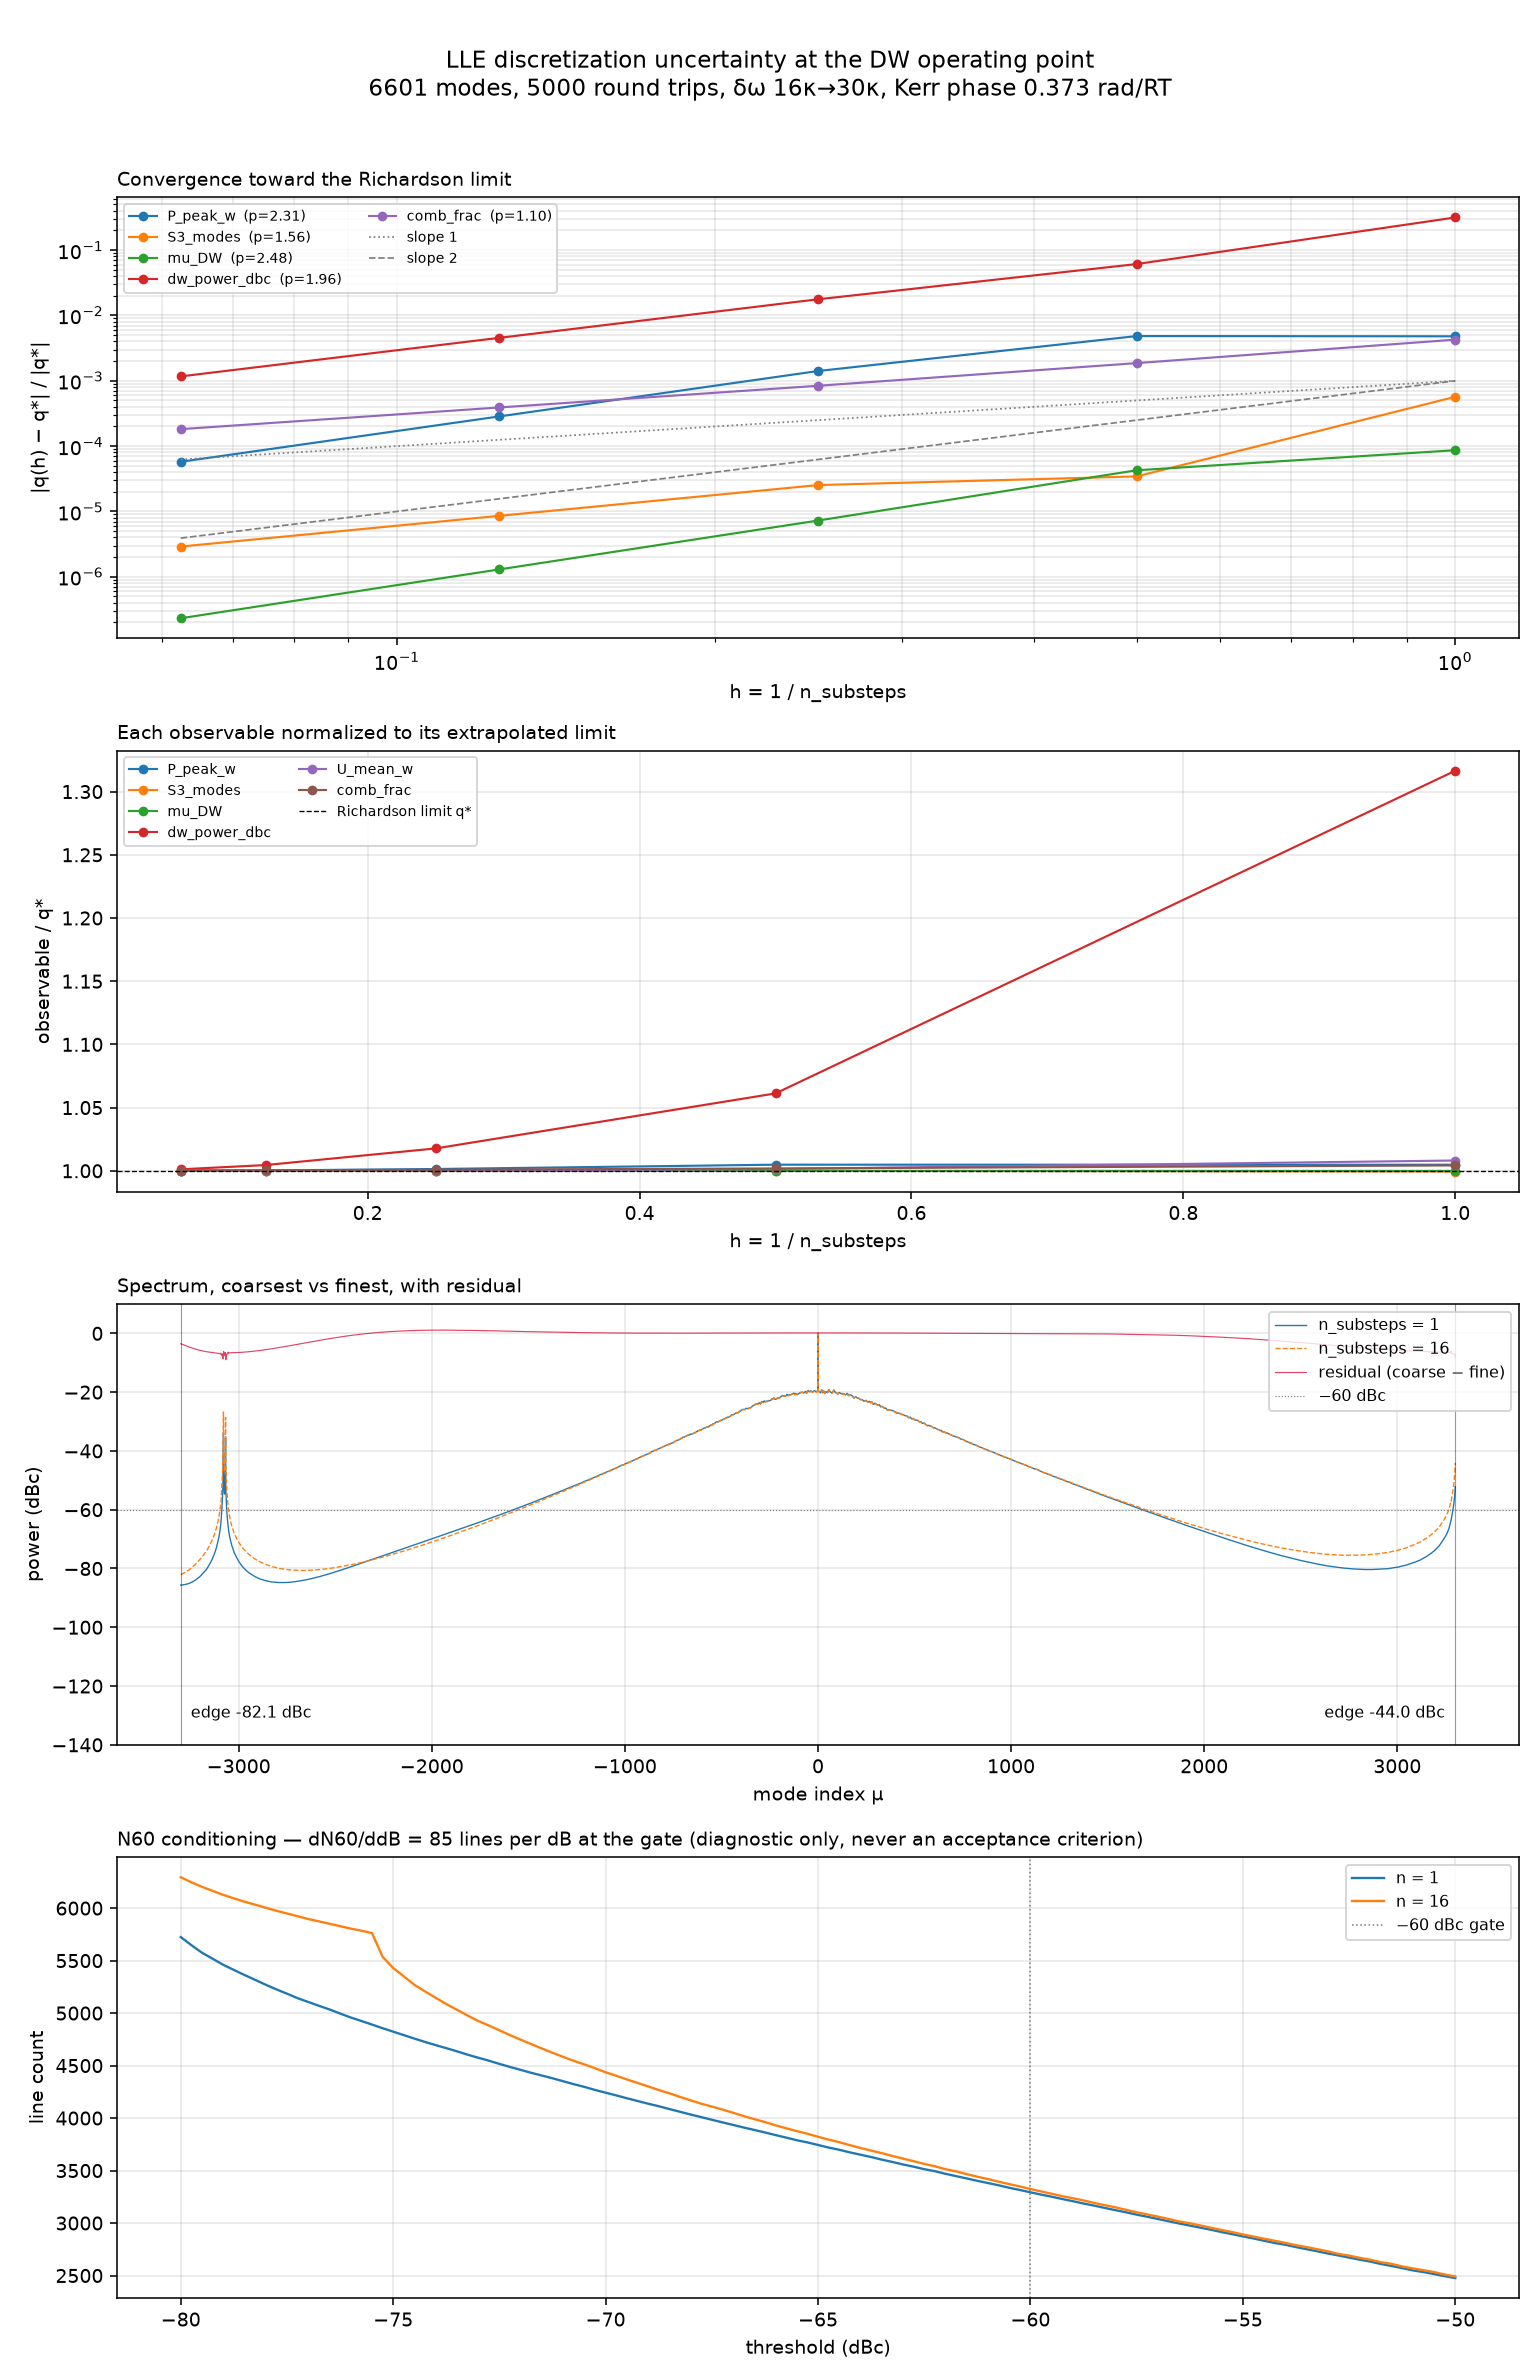

Python code for this plot:
"""Figure for the LLE discretization-uncertainty study.

Reads ``validation/results/convergence_lle_dw30k.{json,npz}`` and renders four
panels; run after ``python -m validation.convergence_lle``.

  1. |q(h) - q*| vs h, log-log, per observable, with reference slopes 1 and 2.
  2. Each observable against 1/n_substeps, with its Richardson limit as an hline.
  3. Spectra at the coarsest and finest level, their dB residual, the -60 dBc
     line and the grid edges.
  4. N60 against its threshold from -50 to -80 dBc, which displays the metric's
     conditioning directly (a steep curve means the count is set by where a flat
     wing crosses an arbitrary line).
"""

from __future__ import annotations

import json
import math
from pathlib import Path

import matplotlib

matplotlib.use("Agg")
import matplotlib.pyplot as plt  # noqa: E402
import numpy as np  # noqa: E402

REPO_ROOT = Path(__file__).resolve().parents[2]
RESULTS = REPO_ROOT / "validation" / "results"
JSON_PATH = RESULTS / "convergence_lle_dw30k.json"
NPZ_PATH = RESULTS / "convergence_lle_dw30k_fields.npz"
OUT_PATH = Path(__file__).resolve().parent / "fig_convergence_lle.png"

# Observables worth plotting on the convergence panels: normalized quantities
# only, so several can share an axis.
PLOT_OBS = ("P_peak_w", "S3_modes", "mu_DW", "dw_power_dbc", "U_mean_w", "comb_frac")


def _spectrum_dbc(field):
    p = np.abs(np.fft.fftshift(np.fft.fft(field)) / field.size) ** 2
    return 10.0 * np.log10(np.maximum(p, 1e-300) / p.max())


def main() -> int:
    """Render the discretization-uncertainty figure from the committed artifacts.

    Returns
    -------
    int
        The process exit status: 0 on success.

    Raises
    ------
    FileNotFoundError
        If ``validation/results/convergence_lle_dw30k.json`` or its fields
        archive is absent -- the study must have been run first.
    KeyError
        If the artifact predates a field the figure plots.
    OSError
        If the output image cannot be written.
    ImportError
        If matplotlib is unavailable.

    Notes
    -----
    Reads the COMMITTED artifacts rather than re-running the study: the ladders
    take a long time, and the figure's job is to display the frozen result, not
    to reproduce it.

    No ``Examples`` section: it reads committed artifacts and writes a file.
    """
    data = json.loads(JSON_PATH.read_text())
    npz = np.load(NPZ_PATH)
    mu = npz["mu"]
    conv = data["convergence"]
    levels = [lv for lv in data["levels"] if lv["status"] == "OK"]
    n_subs = [lv["n_substeps"] for lv in levels]

    fig, ax = plt.subplots(4, 1, figsize=(11, 17))
    op = data["operating_point"]
    fig.suptitle(
        "LLE discretization uncertainty at the DW operating point\n"
        f"{op['n_modes']} modes, {op['n_roundtrips']} round trips, "
        f"δω {op['dw_start_over_kappa']:g}κ→{op['dw_end_over_kappa']:g}κ, "
        f"Kerr phase {op['kerr_phase_per_roundtrip_rad']:.3f} rad/RT",
        fontsize=12)

    # -- panel 1: error against the Richardson limit, log-log ----------------
    for key in PLOT_OBS:
        c = conv.get(key, {})
        q = c.get("extrapolated")
        if q is None or not c.get("levels"):
            continue
        hs = np.asarray(c["h"], float)
        errs = np.abs(np.asarray(c["levels"], float) - q) / max(abs(q), 1e-300)
        m = errs > 0
        if m.sum() >= 2:
            ax[0].loglog(hs[m], errs[m], "o-", lw=1.1, ms=4,
                         label=f"{key}  (p={c['observed_order']:.2f})")
    hh = np.array([min(1.0 / max(n_subs), 0.5), 1.0])
    for slope, style in ((1, ":"), (2, "--")):
        ax[0].loglog(hh, 1e-3 * (hh / hh[-1]) ** slope, style, color="grey", lw=0.9,
                     label=f"slope {slope}")
    ax[0].set_xlabel("h = 1 / n_substeps")
    ax[0].set_ylabel("|q(h) − q*| / |q*|")
    ax[0].set_title("Convergence toward the Richardson limit", fontsize=10, loc="left")
    ax[0].grid(alpha=0.3, which="both")
    ax[0].legend(fontsize=7, ncol=2)

    # -- panel 2: each observable vs 1/n, normalized to its own limit --------
    for key in PLOT_OBS:
        c = conv.get(key, {})
        vals = c.get("levels")
        if not vals:
            continue
        q = c.get("extrapolated")
        ref = q if q not in (None, 0) else (vals[-1] or 1.0)
        ax[1].plot(c["h"], np.asarray(vals, float) / ref, "o-", lw=1.1, ms=4, label=key)
    ax[1].axhline(1.0, color="k", lw=0.7, ls="--", label="Richardson limit q*")
    ax[1].set_xlabel("h = 1 / n_substeps")
    ax[1].set_ylabel("observable / q*")
    ax[1].set_title("Each observable normalized to its extrapolated limit",
                    fontsize=10, loc="left")
    ax[1].grid(alpha=0.3)
    ax[1].legend(fontsize=7, ncol=2)

    # -- panel 3: spectra, coarsest vs finest, plus residual -----------------
    k_c, k_f = f"field_nsub{min(n_subs)}", f"field_nsub{max(n_subs)}"
    if k_c in npz and k_f in npz:
        s_c, s_f = _spectrum_dbc(npz[k_c]), _spectrum_dbc(npz[k_f])
        ax[2].plot(mu, s_c, lw=0.7, label=f"n_substeps = {min(n_subs)}")
        ax[2].plot(mu, s_f, lw=0.7, ls="--", label=f"n_substeps = {max(n_subs)}")
        ax[2].plot(mu, s_c - s_f, lw=0.6, color="crimson", alpha=0.8,
                   label="residual (coarse − fine)")
        ax[2].axhline(-60, color="grey", lw=0.6, ls=":", label="−60 dBc")
        for edge in (mu[0], mu[-1]):
            ax[2].axvline(edge, color="k", lw=0.6, alpha=0.4)
        ax[2].text(mu[0], -132, f"  edge {s_f[0]:.1f} dBc", fontsize=8, va="bottom")
        ax[2].text(mu[-1], -132, f"edge {s_f[-1]:.1f} dBc  ", fontsize=8,
                   va="bottom", ha="right")
        ax[2].set_ylim(-140, 10)
        ax[2].set_xlabel("mode index μ")
        ax[2].set_ylabel("power (dBc)")
        ax[2].set_title("Spectrum, coarsest vs finest, with residual",
                        fontsize=10, loc="left")
        ax[2].grid(alpha=0.3)
        ax[2].legend(fontsize=8, loc="upper right")

        # -- panel 4: N60 conditioning ---------------------------------------
        thr = np.linspace(-80, -50, 121)
        for lbl, s in ((f"n = {min(n_subs)}", s_c), (f"n = {max(n_subs)}", s_f)):
            ax[3].plot(thr, [(s >= t).sum() for t in thr], lw=1.2, label=lbl)
        ax[3].axvline(-60, color="grey", lw=0.8, ls=":", label="−60 dBc gate")
        d = data["levels"][0]["observables"].get("dN60_ddB")
        ax[3].set_xlabel("threshold (dBc)")
        ax[3].set_ylabel("line count")
        ax[3].set_title(
            f"N60 conditioning — dN60/ddB = {d} lines per dB at the gate "
            "(diagnostic only, never an acceptance criterion)",
            fontsize=10, loc="left")
        ax[3].grid(alpha=0.3)
        ax[3].legend(fontsize=8)

    fig.tight_layout(rect=(0, 0, 1, 0.97))
    fig.savefig(OUT_PATH, dpi=140)
    print(f"wrote {OUT_PATH}")
    return 0


if __name__ == "__main__":
    raise SystemExit(main())
